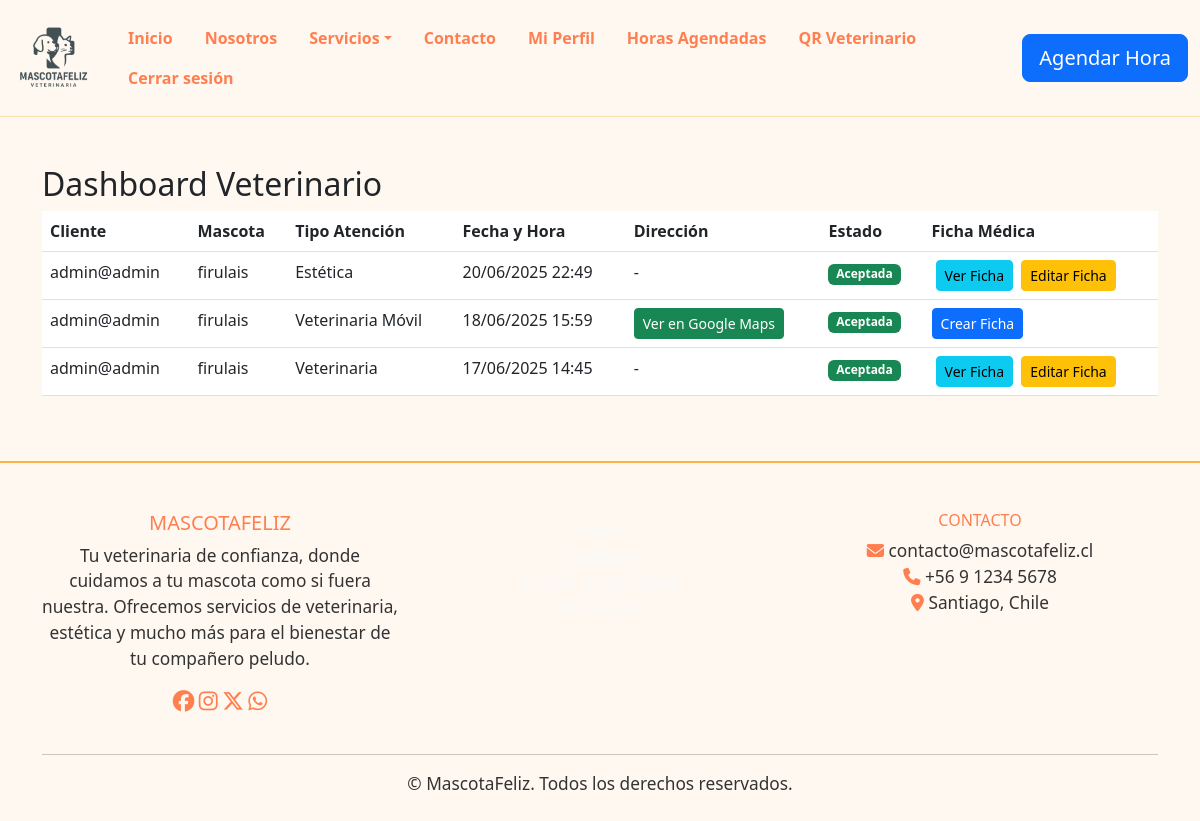
The app's page /dashboard/ (signed in), older data.
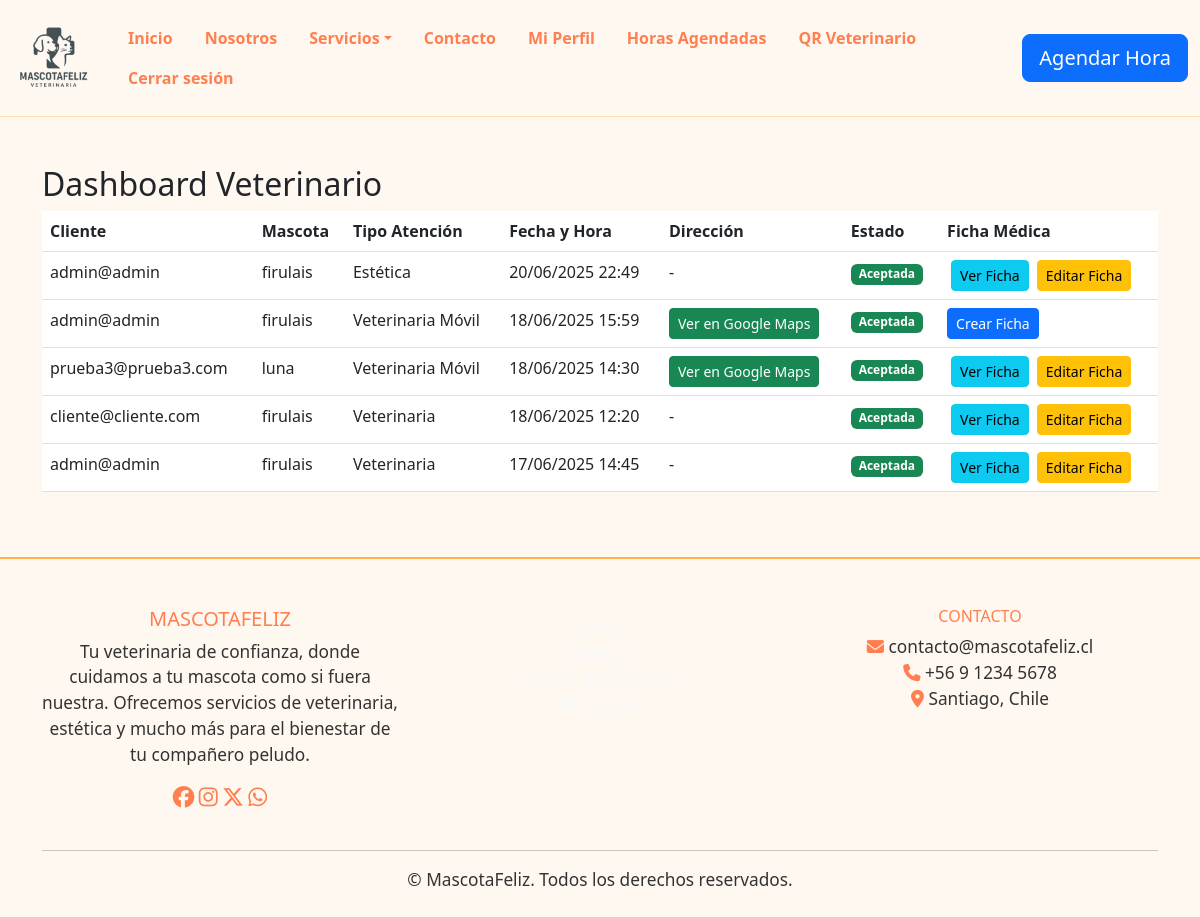
The same page, newer data.
### mascota/models.py (models this page shows)
class Reserva(models.Model):
    cliente = models.ForeignKey(Usuario, on_delete=models.CASCADE, related_name='reservas')
    mascota = models.ForeignKey(Mascota, on_delete=models.CASCADE)
    tipo_atencion = models.CharField(max_length=30, choices=[('veterinaria','Veterinaria'),('estetica','Estética'),('movil','Veterinaria Móvil')])
    fecha_hora = models.DateTimeField()
    direccion = models.CharField(max_length=255, blank=True, null=True)
    enlace_maps = models.URLField(blank=True, null=True)
    estado = models.CharField(max_length=20, default='pendiente')

class Usuario(AbstractUser):
    is_cliente = models.BooleanField(default=True)
    is_veterinario = models.BooleanField(default=False)

class Mascota(models.Model):
    nombre = models.CharField(max_length=100)
    tipo = models.CharField(max_length=50)
    edad = models.PositiveIntegerField()
    dueño = models.ForeignKey(Usuario, on_delete=models.CASCADE, related_name='mascotas')

### mascota/views.py (the view)
# urls.py: path('dashboard/', views.dashboard_veterinario, name='dashboard_veterinario'),
@login_required
@user_passes_test(es_veterinario)
def dashboard_veterinario(request):
    reservas = Reserva.objects.select_related('mascota', 'cliente').all().order_by('-fecha_hora')
    return render(request, 'dashboard_veterinario.html', {'reservas': reservas})

### mascota/views.py (called while the page is built)
def es_veterinario(user):
    return user.is_authenticated and user.is_veterinario

### mascota/templates/dashboard_veterinario.html (shortened to what this page needs)
{% load static %}
<!DOCTYPE html>
<html lang="es">
<head>
    <link rel="stylesheet" href="{% static 'css/styles.css' %}">
    <link rel="stylesheet" href="https://cdn.jsdelivr.net/npm/bootstrap@5.3.0/dist/css/bootstrap.min.css">
    <link rel="stylesheet" href="https://cdn.jsdelivr.net/npm/bootstrap-icons@1.11.3/font/bootstrap-icons.min.css">
</head>
<body style="background: #fff8f0;">
    <main>
    {% include 'header.html' %}
    <div class="container mt-5">
        <h2>Dashboard Veterinario</h2>
        <table class="table">
            <thead>
                <tr>
                    <th>Cliente</th>
                    <th>Mascota</th>
                    <th>Tipo Atención</th>
                    <th>Fecha y Hora</th>
                    <th>Dirección</th>
                    <th>Estado</th>
                    <th>Ficha Médica</th>
                </tr>
            </thead>
            <tbody>
                {% for reserva in reservas %}
                <tr>
                    <td>{{ reserva.cliente.username }}</td>
                    <td>{{ reserva.mascota.nombre }}</td>
                    <td>{{ reserva.get_tipo_atencion_display }}</td>
                    <td>{{ reserva.fecha_hora|date:"d/m/Y H:i" }}</td>
                    <td>
                        {% if reserva.tipo_atencion == 'movil' and reserva.direccion %}
                            <a href="https://www.google.com/maps/search/?api=1&query={{ reserva.direccion|urlencode }}" target="_blank" class="btn btn-success btn-sm">Ver en Google Maps</a>
                        {% else %}
                            -
                        {% endif %}
                    </td>
                    <td>
                        {% if reserva.estado == "pendiente" %}
                            <form method="post" action="{% url 'aceptar_reserva' reserva.id %}" style="display:inline;">
                                {% csrf_token %}
                                <button type="submit" class="btn btn-success btn-sm">Aceptar</button>
                            </form>
                        {% else %}
                            <span class="badge bg-success">Aceptada</span>
                        {% endif %}
                    </td>
                    <td>
                        {% if reserva.fichas.exists %}
                            <a href="{% url 'ver_ficha' reserva.fichas.first.id %}" class="btn btn-info btn-sm ms-1">Ver Ficha</a>
                            <a href="{% url 'editar_ficha' reserva.fichas.first.id %}" class="btn btn-warning btn-sm ms-1">Editar Ficha</a>
                        {% else %}
                            <a href="{% url 'crear_ficha' reserva.id %}" class="btn btn-primary btn-sm">Crear Ficha</a>
                        {% endif %}
                    </td>
                </tr>
                {% empty %}
                <tr>
                    <td colspan="7" class="text-center">No hay horas agendadas.</td>
                </tr>
                {% endfor %}
            </tbody>
        </table>
    </div>
    </main>
    {% include 'footer.html' %}
</body>
</html>

### mascota/templates/header.html (shortened to what this page needs)
{% load static %}
<link rel="stylesheet" href="https://cdnjs.cloudflare.com/ajax/libs/font-awesome/6.5.0/css/all.min.css">
<div class="header-container py-3">
    <header class="container-fluid d-flex flex-column flex-md-row align-items-center">
        <a href="{% url 'index' %}" class="text-decoration-none d-flex align-items-center me-3">
            <img src="{% static 'images/logo.png' %}" alt="Mascota Feliz Logo" style="height: 84px;">
        </a>
        <nav class="flex-grow-1">
            <ul class="nav-bar nav align-items-center">
                <li class="nav-item"><a href="{% url 'index' %}" class="nav-link">Inicio</a></li>
                <li class="nav-item"><a href="{% url 'nosotros' %}" class="nav-link">Nosotros</a></li>
                <li class="nav-item dropdown">
                    <a href="#" class="nav-link dropdown-toggle" data-bs-toggle="dropdown">Servicios</a>
                </li>
                <li class="nav-item"><a href="{% url 'contacto' %}" class="nav-link">Contacto</a></li>
                {% if user.is_authenticated %}
                    <li class="nav-item"><a href="{% url 'perfil_cliente' %}" class="nav-link">Mi Perfil</a></li>
                    {% if user.is_veterinario %}
                        <li class="nav-item"><a href="{% url 'dashboard_veterinario' %}" class="nav-link">Horas Agendadas</a></li>
                        <li class="nav-item"><a href="{% url 'qr_veterinario_page' %}" class="nav-link">QR Veterinario</a></li>
                    {% endif %}
                    <li class="nav-item">
                        <a href="#" class="nav-link" onclick="document.getElementById('logout-form').submit(); return false;">Cerrar sesión</a>
                    </li>
                {% else %}
                    <li class="nav-item"><a href="{% url 'login' %}" class="nav-link">Ingresar</a></li>
                    <li class="nav-item"><a href="{% url 'registro' %}" class="nav-link">Registrarse</a></li>
                {% endif %}
            </ul>
        </nav>
        <a href="{% url 'agendar' %}" class="btn btn-primary btn-lg ms-3" style="white-space:nowrap;">Agendar Hora</a>
    </header>
</div>

### mascota/templates/footer.html (shortened to what this page needs)
{% load static %}
<footer class="footer pt-5 pb-4 mt-5">
  <div class="container">
    <div class="row">
      <div class="col-md-4 mb-4">
        <h5 class="text-uppercase font-weight-bold">MascotaFeliz</h5>
        <p>
         Tu veterinaria de confianza, donde cuidamos a tu mascota como si fuera nuestra. Ofrecemos servicios de veterinaria, estética y mucho más para el bienestar de tu compañero peludo.
        </p>
        <div class="mt-3">
          <a href="https://www.facebook.com" class="text-light mr-3" target="_blank"><i class="fab fa-facebook fa-lg"></i></a>
          <a href="https://www.instagram.com" class="text-light mr-3" target="_blank"><i class="fab fa-instagram fa-lg"></i></a>
          <a href="https://www.twitter.com" class="text-light mr-3" target="_blank"><i class="fab fa-x-twitter fa-lg"></i></a>
          <a href="https://wa.me/56912345678" class="text-light" target="_blank"><i class="fab fa-whatsapp fa-lg"></i></a>
        </div>
      </div>
      <div class="col-md-4 mb-4">
        <ul class="list-unstyled">
          <li><a href="{}" class="text-light">Inicio</a></li>
          <li><a href="{}" class="text-light">Catálogo</a></li>
          <li><a href="{}" class="text-light">Carrito de Compras</a></li>
          <li><a href="{}" class="text-light">Mi cuenta</a></li>
        </ul>
      </div>
      <div class="col-md-4 mb-4">
        <h6 class="text-uppercase font-weight-bold">Contacto</h6>
        <ul class="list-unstyled">
          <li><i class="fas fa-envelope mr-2"></i> contacto@mascotafeliz.cl</li>
          <li><i class="fas fa-phone mr-2"></i> +56 9 1234 5678</li>
          <li><i class="fas fa-map-marker-alt mr-2"></i> Santiago, Chile</li>
        </ul>
      </div>
    </div>
    <hr class="bg-light">
    <div class="text-center">
      <p class="mb-0">&copy; {{ now|date:"Y" }} MascotaFeliz. Todos los derechos reservados.</p>
    </div>
  </div>
</footer>
</html>

### mascota/static/css/styles.css (style rules this page uses)
html, body { height: 100%; min-height: 100%; }
body { background-color: #f9f9f9; color: #333; font-family: 'Segoe UI', Arial, sans-serif; display: flex; flex-direction: column; min-height: 100vh; }
main { flex: 1 0 auto; }
.header-container { background-color: #fff8f0; border-bottom: 1px solid #ffe0b2; }
.nav-bar { background: transparent; }
.nav-item > a, .nav-link { color: #ff7f50 !important; font-weight: 600; transition: color 0.2s; }
.btn-primary { background-color: #ffb347; border: none; color: #fff; font-weight: 600; transition: background 0.2s, color 0.2s; }
footer { background-color: #fff8f0; color: #ff7f50; border-top: 1px solid #ffe0b2; padding: 20px 0; text-align: center; }
footer { background-color: #fff8f0; color: #333; border-top: 2px solid #ffb347; padding: 32px 0 16px 0; text-align: center; font-size: 1.08em; }
footer h5, footer h6, footer strong { color: #ff7f50; }
footer a { color: #ff7f50; transition: color 0.2s; text-decoration: none; }
footer .fab, footer .fas { color: #ff7f50; transition: color 0.2s; }

Row changes from the older to the newer data that the page shows:
added Reserva: cliente.username "prueba3@prueba3.com", mascota.nombre "luna", tipo_atencion "Veterinaria Móvil", fecha_hora "18/06/2025 14:30", estado "Aceptada", shows "Ver Ficha"
added Reserva: cliente.username "cliente@cliente.com", mascota.nombre "firulais", tipo_atencion "Veterinaria", fecha_hora "18/06/2025 12:20", estado "Aceptada", shows "Ver Ficha"
